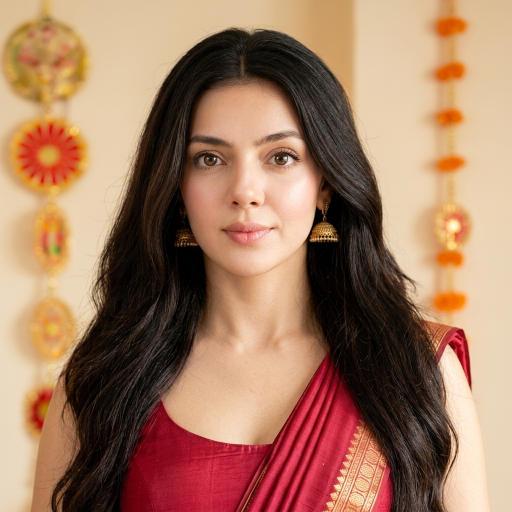
#> input picture assets/insta_profile_saree_square_hd.jpg, 1024 x 1024 px (shown at 1/2 size)
$ python -i build_ad_04_paid.py   (imports and definitions only)
#> lines starting #> are read from the running program, lines starting #| are printed output that depends on the picture
import os
import subprocess
import cv2
import numpy as np
import imageio_ffmpeg
from PIL import Image, ImageDraw, ImageFont, ImageFilter, ImageEnhance

PROJECT_DIR = r"C:\Projects\ai-influencer-course-website"
OUT_9X16_DIR = os.path.join(PROJECT_DIR, "ads-ready", "01-India-INR-Ads")
OUT_4X5_DIR = os.path.join(PROJECT_DIR, "ads-ready", "02-India-INR-Feed-4x5")
SCRATCH_DIR = os.path.join(PROJECT_DIR, "instagram-studio", ".tmp_ad04")
# [1 line that did not run here, left out]

# Assets
HOOK_03_PATH = os.path.join(PROJECT_DIR, "instagram-studio", "05-Dancing-Hook-Options", "Hook-Option-03-Over-Shoulder-Twirl.mp4")
REEL_04_RAW = os.path.join(PROJECT_DIR, "instagram-studio", "02-Organic-Reels", "Reel-04-Raw-iPhone-Realism-Secret-Organic.mp4")
AD_01_RAW = os.path.join(PROJECT_DIR, "ads-ready", "01-India-INR-Ads", "Ad-01-Curiosity-Reveal-INR-9x16.mp4")

# Character Assets (Saree + Lifestyle)
ASSET_CLOSEUP = os.path.join(PROJECT_DIR, "assets", "insta_profile_saree_square_hd.jpg")
ASSET_SAREE = os.path.join(PROJECT_DIR, "assets", "insta_saree_full_portrait_hd.jpg")
ASSET_CAFE = os.path.join(PROJECT_DIR, "ads-ready", "character-assets", "03-demo-girl-emerald-cafe.jpg")
ASSET_DUBAI = os.path.join(PROJECT_DIR, "ads-ready", "character-assets", "04-demo-girl-dubai-rooftop.jpg")
ASSET_GYM = os.path.join(PROJECT_DIR, "ads-ready", "character-assets", "02-demo-girl-gym-activewear.jpg")
ASSET_HERO = os.path.join(PROJECT_DIR, "assets", "images", "hero_showcase.jpg")
BG_ASSET = os.path.join(PROJECT_DIR, "ads-ready", "character-assets", "05-blonde-char-emerald-cafe.jpg")

# [3 lines not run here, left out]

def get_font(name, size):
#> called with name = 'arialbd.ttf', size = 50
    font_dir = r"C:\Windows\Fonts"
    for c in [name, "segoeuib.ttf", "arialbd.ttf", "SegoeUI.ttf", "arial.ttf"]:
        p = os.path.join(font_dir, c)
        if os.path.exists(p):
            try:
                return ImageFont.truetype(p, size)
            except Exception:
                pass
    return ImageFont.load_default()

FONT_HEAD = get_font("arialbd.ttf", 50)
FONT_BTN = get_font("arialbd.ttf", 34)
FONT_SUB_BOLD = get_font("segoeuib.ttf", 28)
FONT_TAG = get_font("segoeuib.ttf", 22)
FONT_EMOJI_HEAD = get_font("seguiemj.ttf", 48)
FONT_EMOJI_BTN = get_font("seguiemj.ttf", 32)
FONT_EMOJI_SM = get_font("seguiemj.ttf", 24)
#> further down, picture is the input picture: PIL image 1024x1024 RGB; mean R, G, B 163.3, 123.1, 98.1

def grade_image(img_pil, brightness=0.87, contrast=1.20, color=1.06, sharpness=1.30):
#> called with brightness = 0.87, contrast = 1.2, color = 1.06, sharpness = 1.3
    b = ImageEnhance.Brightness(img_pil).enhance(brightness)
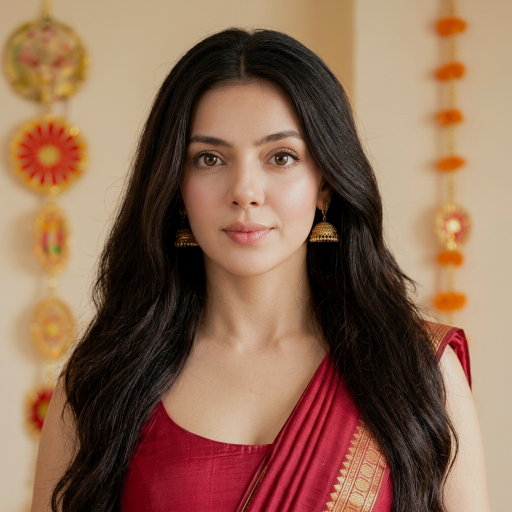
#> b: PIL image 1024x1024 RGB (shown at 1/2 size); mean R, G, B 141.6, 106.6, 84.9
    c = ImageEnhance.Contrast(b).enhance(contrast)
    col = ImageEnhance.Color(c).enhance(color)
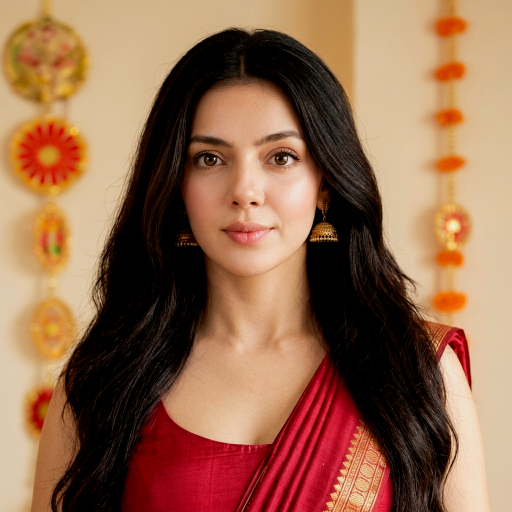
#> col: PIL image 1024x1024 RGB (shown at 1/2 size); mean R, G, B 149.2, 106.3, 79.6
    s = ImageEnhance.Sharpness(col).enhance(sharpness)
    return s

# [14 lines left out: function crop_fill, not called in this run]

def is_emoji_char(ch):
    return ord(ch) > 0x2000 and ch not in "—–•'\"’“”→"

# [386 lines left out: functions draw_text_with_emoji, measure_text_with_emoji, draw_centered_mixed_line, create_paid_endcard_image, decorate_ad_frame, apply_subtle_ken_burns and 4 more, not called in this run]

# [2 lines not run here, left out]

>>> from PIL import Image
>>> picture = Image.open('../../assets/insta_profile_saree_square_hd.jpg')
>>> result = grade_image(picture)

$ run again, on assets/insta_dp_exact_face_1080x1080.jpg
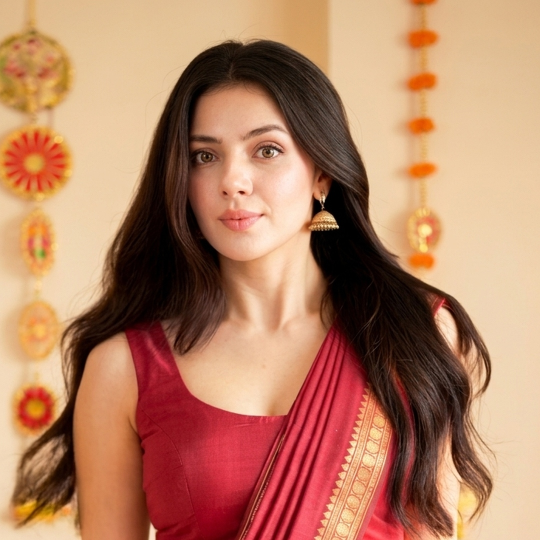
#> input picture assets/insta_dp_exact_face_1080x1080.jpg, 1080 x 1080 px (shown at 1/2 size)
#> picture is the input picture: PIL image 1080x1080 RGB; mean R, G, B 181.3, 129, 100.7
#> in grade_image, `b = ImageEnhance.Brightness(img_pil).enhance(brightness)`:
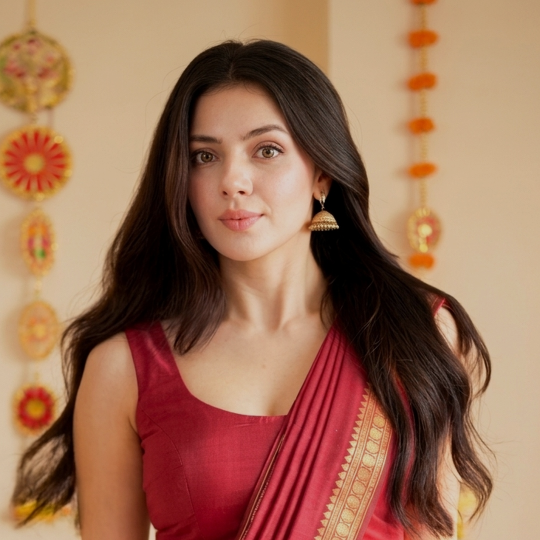
#> b: PIL image 1080x1080 RGB (shown at 1/2 size); mean R, G, B 157.2, 111.8, 87.1
#> in grade_image, `col = ImageEnhance.Color(c).enhance(color)`:
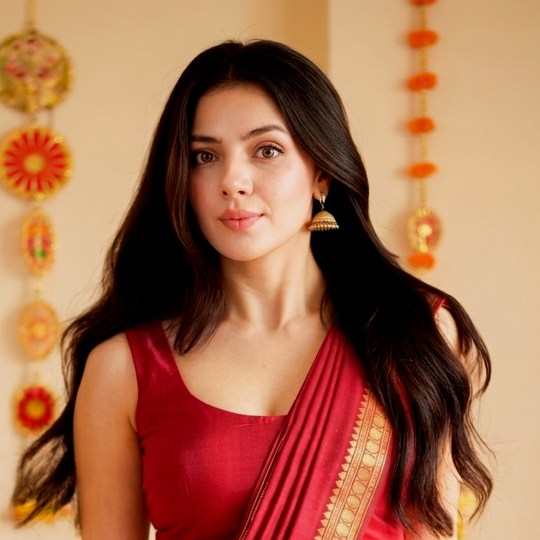
#> col: PIL image 1080x1080 RGB (shown at 1/2 size); mean R, G, B 166.3, 110.4, 79.8
